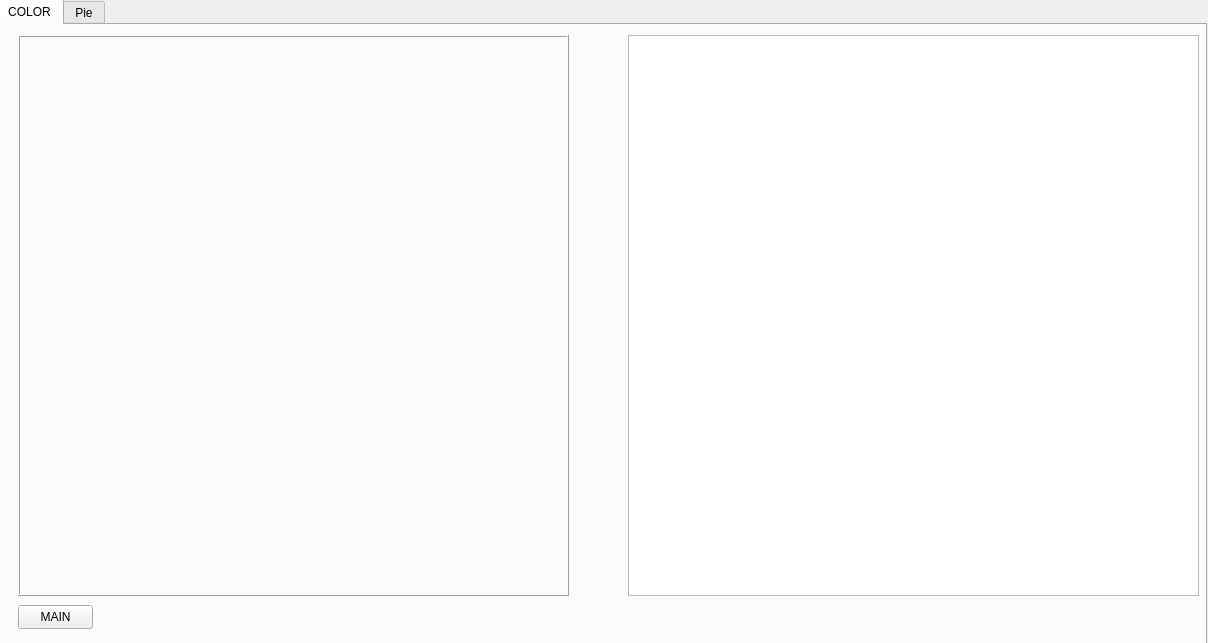
<?xml version="1.0" encoding="UTF-8"?>
<ui version="4.0">
 <class>MainWindow</class>
 <widget class="QMainWindow" name="MainWindow">
  <property name="geometry">
   <rect>
    <x>0</x>
    <y>0</y>
    <width>1208</width>
    <height>643</height>
   </rect>
  </property>
  <property name="windowTitle">
   <string>MainWindow</string>
  </property>
  <widget class="QWidget" name="centralwidget">
   <widget class="QTabWidget" name="tabWidget">
    <property name="geometry">
     <rect>
      <x>-4</x>
      <y>-1</y>
      <width>1211</width>
      <height>651</height>
     </rect>
    </property>
    <property name="currentIndex">
     <number>0</number>
    </property>
    <widget class="QWidget" name="tab">
     <attribute name="title">
      <string>COLOR</string>
     </attribute>
     <widget class="QGraphicsView" name="graphicsView_2">
      <property name="geometry">
       <rect>
        <x>630</x>
        <y>10</y>
        <width>571</width>
        <height>561</height>
       </rect>
      </property>
     </widget>
     <widget class="QFrame" name="frame">
      <property name="geometry">
       <rect>
        <x>20</x>
        <y>10</y>
        <width>551</width>
        <height>561</height>
       </rect>
      </property>
      <property name="frameShape">
       <enum>QFrame::Box</enum>
      </property>
      <property name="frameShadow">
       <enum>QFrame::Raised</enum>
      </property>
     </widget>
     <widget class="QPushButton" name="pushButton">
      <property name="geometry">
       <rect>
        <x>20</x>
        <y>580</y>
        <width>75</width>
        <height>24</height>
       </rect>
      </property>
      <property name="text">
       <string>MAIN</string>
      </property>
     </widget>
    </widget>
    <widget class="QWidget" name="tab_2">
     <attribute name="title">
      <string>Pie</string>
     </attribute>
    </widget>
   </widget>
  </widget>
 </widget>
 <resources/>
 <connections/>
</ui>
